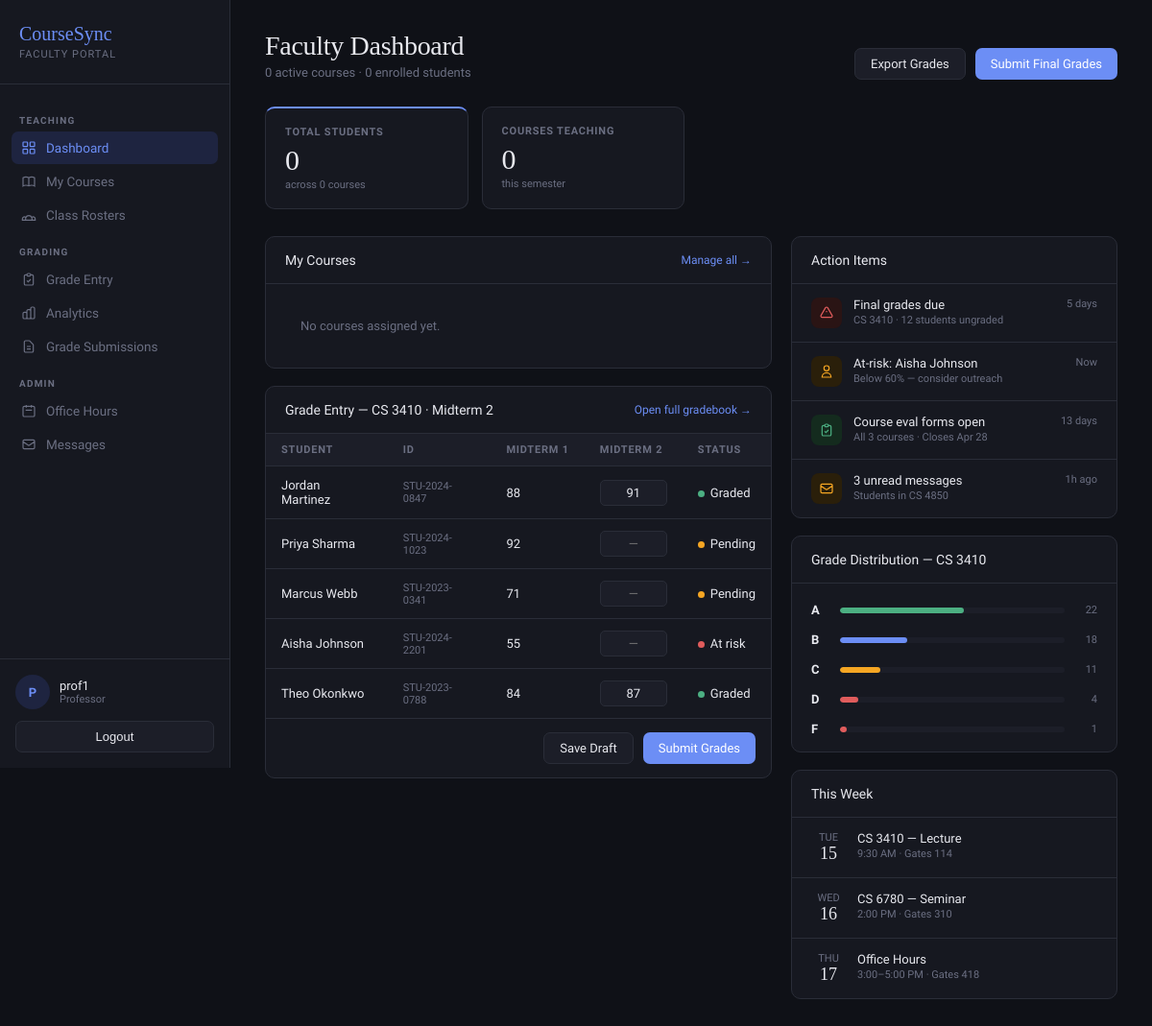
Before: /professor/ (signed in) with the older database file.
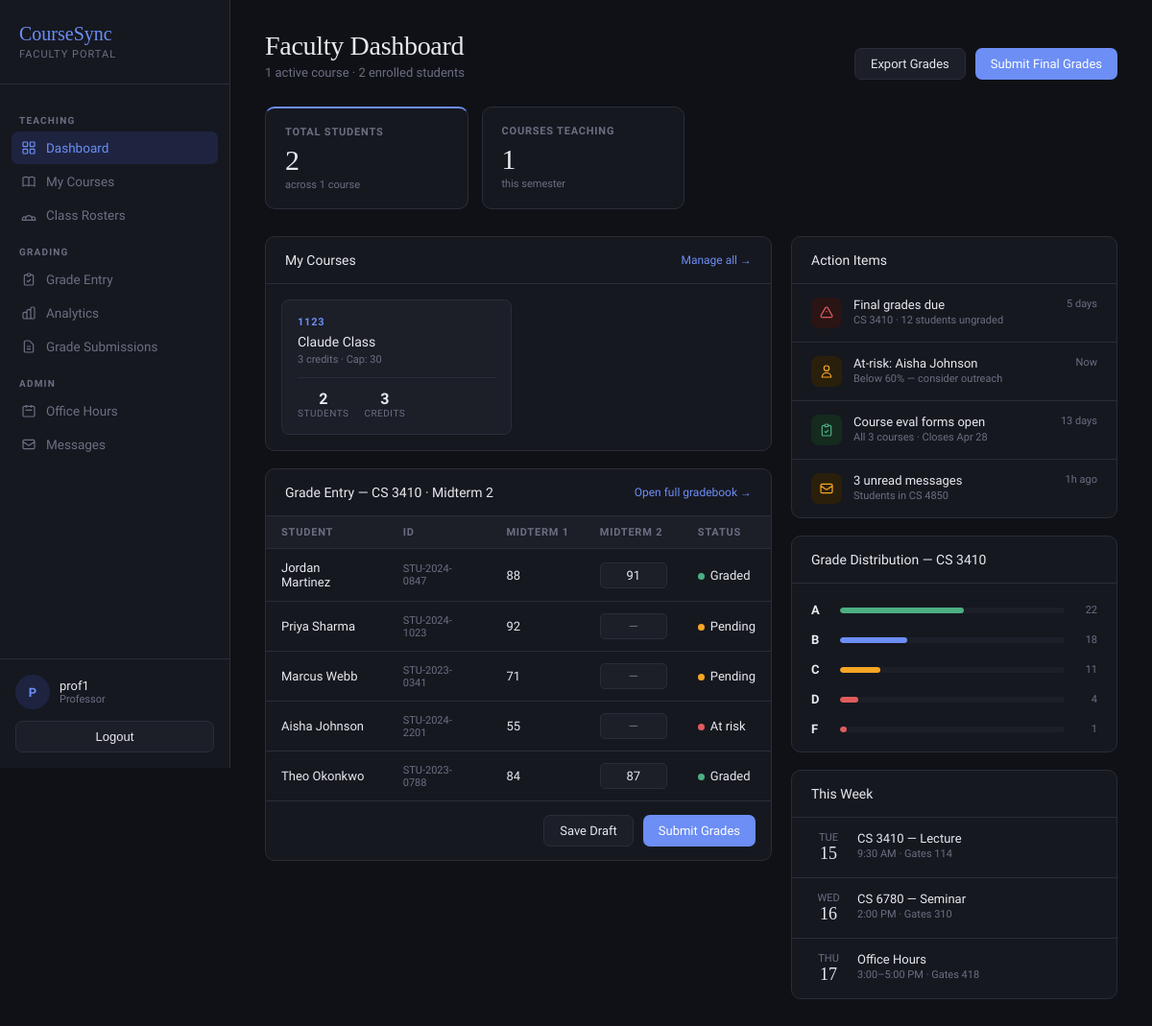
After: the same page with the newer database file.
### academics/models.py (models this page shows, shortened)
class Course(models.Model):
    code = models.CharField(max_length=20, unique=True)
    title = models.CharField(max_length=200)
    description = models.TextField(blank=True)
    credits = models.PositiveIntegerField(default=3)
    capacity = models.PositiveIntegerField(default=30)
    professor = models.ForeignKey(
        User,
        on_delete=models.SET_NULL,
        null=True,
        blank=True,
        related_name="courses_taught",
        limit_choices_to={"role": "professor"},
    )

### academics/views.py (the view)
# urls.py: path("professor/", professor_dashboard, name="professor_dashboard"),
@login_required
@role_required("professor")
def professor_dashboard(request):
    courses = list(
        Course.objects.filter(professor=request.user).annotate(
            student_count=Count("enrollments", filter=Q(enrollments__status="approved"))
        )
    )
    total_students = sum(c.student_count for c in courses)
    return render(request, "professor.html", {
        "courses": courses,
        "total_students": total_students,
    })

### templates/professor.html (shortened to what the changed rows need)
{% load static %}
<!DOCTYPE html>
<html lang="en">
<head>
  <link rel="stylesheet" href="{% static 'css/professor.css' %}">
</head>
<body>
<div class="shell">
  <main class="main">
    <div class="page-header">
      <div>
        <div class="page-title">Faculty Dashboard</div>
        <div class="page-sub">{{ courses|length }} active course{{ courses|length|pluralize }} · {{ total_students }} enrolled student{{ total_students|pluralize }}</div>
      </div>
    </div>
    <div class="stats">
      <div class="stat blue">
        <div class="stat-label">Total Students</div>
        <div class="stat-value">{{ total_students }}</div>
        <div class="stat-sub">across {{ courses|length }} course{{ courses|length|pluralize }}</div>
      </div>
      <div class="stat">
        <div class="stat-label">Courses Teaching</div>
        <div class="stat-value">{{ courses|length }}</div>
        <div class="stat-sub">this semester</div>
      </div>
    </div>
    <div class="grid">
      <div>
        <div class="card">
          <div class="course-grid">
            {% for course in courses %}
            <div class="course-card">
              <div class="course-tag">{{ course.code }}</div>
              <div class="course-name">{{ course.title }}</div>
              <div class="course-meta">{{ course.credits }} credit{{ course.credits|pluralize }}{% if course.capacity %} · Cap: {{ course.capacity }}{% endif %}</div>
              <div class="course-stats">
                <div class="cs-item"><div class="cs-val">{{ course.student_count }}</div><div class="cs-lbl">Students</div></div>
                <div class="cs-item"><div class="cs-val">{{ course.credits }}</div><div class="cs-lbl">Credits</div></div>
              </div>
            </div>
            {% empty %}
            <div style="padding:20px;color:var(--muted);font-size:13px;grid-column:span 2">No courses assigned yet.</div>
            {% endfor %}
          </div>
        </div>
        <div class="card">
          <table class="grade-table">
            <thead>
              <tr>
                <th>Student</th>
                <th>ID</th>
                <th>Midterm 1</th>
                <th>Midterm 2</th>
                <th>Status</th>
              </tr>
            </thead>
          </table>
        </div>
      </div>
    </div>
  </main>
</div>
</body>
</html>

Changed rows visible on the page:
added Course: code "1123", title "Claude Class", credits "3", capacity "30", student_count "2"
Other visible differences:
{{ courses|length }}: "0" → "1"
{{ total_students }}: "0" → "2"
text no longer shown: "No courses assigned yet."
